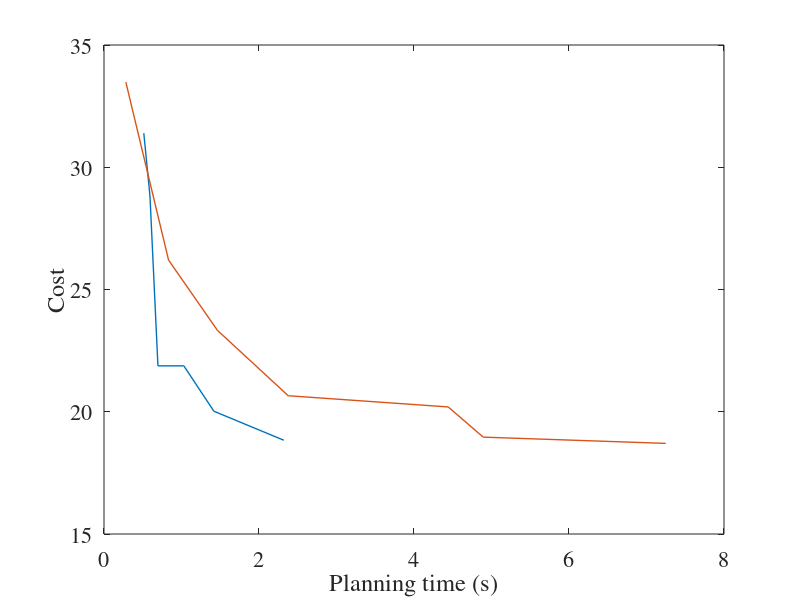

Write the MATLAB code that produced this figure.
% node_mun = 0;
% for i = 1:size(BeliefNodes,1)
%     node_mun = node_mun + size(BeliefNodes{i},2);
% end

x = [40 80 100 150 200 250 300];
y = [0.1194 0.0012 0.1610; 0.4890 0.0027 0.3416; 0.7449 0.0029 0.7160;...
    1.6214 0.0039 0.7521; 2.7543 0.0050 1.6818; 4.1218 0.0072 0.7602; 6.2581 0.0129 0.9776];
totaltime = [0.2816 0.8332 1.4639 2.3775 4.4411 4.8931 7.2486];
cost = [33.4835 26.2024 23.3283 20.6551 20.1970 18.9619 18.7065];

% bar(x,y)
% xlabel('Graph size');
% ylabel('time(s)')
% set(gca,'FontSize',16,'FontName','Times');

vertices = [50 60 70 80 90 100];
totaltime1 = [0.513533 0.593168 0.695883 1.029838 1.418207 2.319602];
cost1 = [31.3923 28.8256 21.8774 21.8774 20.0216 18.8356];

figure
plot(totaltime1, cost1, 'LineWidth', 1);hold on
plot(totaltime, cost, 'LineWidth', 1)
xlabel('Planning time (s)');
ylabel('Cost')
set(gca,'FontSize',16,'FontName','Times');

